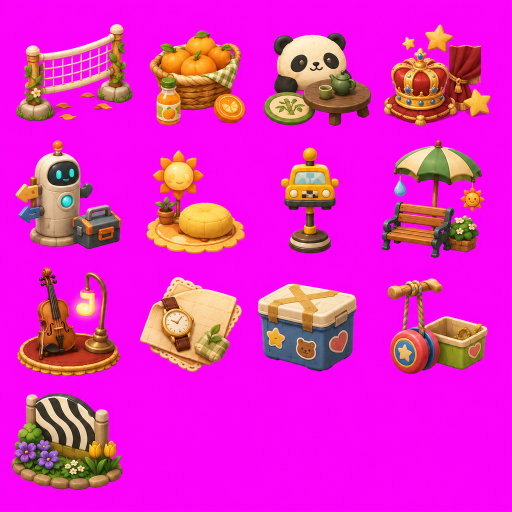
#> input picture docs/collaboration/round172_visual_rebuild_asset_generation/anchor_props_n_z/round172_anchor_props_n_z_raw_chroma_ff00ff_4x4_v001.png, 1024 x 1024 px (shown at 1/2 size)
$ python normalize_round172_anchor_props_n_z.py
#> lines starting #> are read from the running program, lines starting #| are printed output that depends on the picture
#> in main, raw is the input picture: PIL image 1024x1024 RGB; mean R, G, B 227.3, 39.7, 198.6
from __future__ import annotations

import json
import warnings
from collections import deque
from pathlib import Path
from typing import Dict, List, Tuple

from PIL import Image, ImageDraw


ROOT = Path(__file__).resolve().parents[4]
DOC_DIR = ROOT / "docs/collaboration/round172_visual_rebuild_asset_generation/anchor_props_n_z"
ASSET_DIR = ROOT / "assets/art/visual_rebuild/round172/anchor_props_n_z"
NORMALIZED_DIR = ASSET_DIR / "normalized_128x128"
RAW_PATH = DOC_DIR / "round172_anchor_props_n_z_raw_chroma_ff00ff_4x4_v001.png"
ATLAS_PATH = ASSET_DIR / "round172_anchor_props_n_z_128x128_atlas_v001.png"
PROOF_PATH = ASSET_DIR / "round172_anchor_props_n_z_128x128_proof_v001.png"
MANIFEST_PATH = ASSET_DIR / "round172_anchor_props_n_z_manifest_v001.json"

CELL = 128
SOURCE_CELL = 256
GRID = 4
MAX_SUBJECT = 112
KEY = (255, 0, 255)

warnings.filterwarnings("ignore", category=DeprecationWarning)


ITEMS: List[Dict[str, str]] = [
    {
        "letter": "N",
        "anchor_id": "anchor_n_net",
        "core_word": "Net",
        "visual_hook": "soft sports net with leaves and low rounded supports",
        "az_world_place_id": "place_sports_corner",
        "runtime_place_id": "place_school_yard",
    },
    {
        "letter": "O",
        "anchor_id": "anchor_o_orange",
        "core_word": "Orange",
        "visual_hook": "orange basket with juice bottle and round orange shop token",
        "az_world_place_id": "place_supermarket",
        "runtime_place_id": "place_supermarket",
    },
    {
        "letter": "P",
        "anchor_id": "anchor_p_panda",
        "core_word": "Panda",
        "visual_hook": "panda cushion with bamboo leaf coaster and tiny tea table",
        "az_world_place_id": "place_bookshop",
        "runtime_place_id": "place_animal_park",
    },
    {
        "letter": "Q",
        "anchor_id": "anchor_q_queen",
        "core_word": "Queen",
        "visual_hook": "crown-shaped theatre prop with star stickers and folded curtain swatch",
        "az_world_place_id": "place_theatre",
        "runtime_place_id": "place_town_start",
    },
    {
        "letter": "R",
        "anchor_id": "anchor_r_robot",
        "core_word": "Robot",
        "visual_hook": "friendly rounded robot direction prop with small chest light and toolbox",
        "az_world_place_id": "place_school_yard",
        "runtime_place_id": "place_school_yard",
    },
    {
        "letter": "S",
        "anchor_id": "anchor_s_sun",
        "core_word": "Sun",
        "visual_hook": "warm sun patch ornament with soft ground cushion and tiny sun decor",
        "az_world_place_id": "place_park",
        "runtime_place_id": "place_sun_scene",
    },
    {
        "letter": "T",
        "anchor_id": "anchor_t_taxi",
        "core_word": "Taxi",
        "visual_hook": "toy-like yellow taxi waiting marker with bus-stop pole shape",
        "az_world_place_id": "place_bus_stop",
        "runtime_place_id": "place_home",
    },
    {
        "letter": "U",
        "anchor_id": "anchor_u_umbrella",
        "core_word": "Umbrella",
        "visual_hook": "park umbrella with bench and small rain and sun charms",
        "az_world_place_id": "place_park",
        "runtime_place_id": "place_coast_edge",
    },
    {
        "letter": "V",
        "anchor_id": "anchor_v_violin",
        "core_word": "Violin",
        "visual_hook": "violin leaning on tiny stage rug with note-shaped lamp",
        "az_world_place_id": "place_music_corner",
        "runtime_place_id": "place_town_start",
    },
    {
        "letter": "W",
        "anchor_id": "anchor_w_watch",
        "core_word": "Watch",
        "visual_hook": "small watch on cozy home note paper without readable text",
        "az_world_place_id": "place_home_watch_table",
        "runtime_place_id": "place_home",
    },
    {
        "letter": "X",
        "anchor_id": "anchor_x_x_mark_box",
        "core_word": "X-mark Box",
        "visual_hook": "rounded lost-and-found box with crossed tape shape and stickers",
        "az_world_place_id": "place_airport_cargo",
        "runtime_place_id": "place_coast_edge",
    },
    {
        "letter": "Y",
        "anchor_id": "anchor_y_yo_yo",
        "core_word": "Yo-yo",
        "visual_hook": "hanging yo-yo with colorful string and storage box",
        "az_world_place_id": "place_school_yard",
        "runtime_place_id": "place_school_yard",
    },
    {
        "letter": "Z",
        "anchor_id": "anchor_z_zebra",
        "core_word": "Zebra",
        "visual_hook": "zebra-pattern garden prop with curved stripe marker and flower bed",
        "az_world_place_id": "place_zoo_edge",
        "runtime_place_id": "place_animal_park",
    },
]


def rel(path: Path) -> str:
    return str(path.relative_to(ROOT))


def key_to_alpha(img: Image.Image) -> Image.Image:
    rgba = img.convert("RGBA")
    px = rgba.load()
    for y in range(rgba.height):
        for x in range(rgba.width):
            r, g, b, a = px[x, y]
            if r >= 225 and b >= 225 and g <= 95:
                px[x, y] = (0, 0, 0, 0)
            elif r >= 205 and b >= 205 and g <= 130:
                px[x, y] = (min(r, 190), g, min(b, 190), max(0, int(a * 0.25)))
    return rgba


def alpha_bbox(img: Image.Image) -> Tuple[int, int, int, int] | None:
    return img.getchannel("A").getbbox()


def count_opaque(img: Image.Image) -> int:
    return sum(1 for alpha in img.getchannel("A").getdata() if alpha > 0)


def remove_exact_visible_key(img: Image.Image) -> None:
    px = img.load()
    for y in range(img.height):
        for x in range(img.width):
            r, g, b, a = px[x, y]
            if a > 0 and (r, g, b) == KEY:
                px[x, y] = (0, 0, 0, 0)


def count_visible_key(img: Image.Image) -> int:
    data = img.convert("RGBA").getdata()
    return sum(1 for r, g, b, a in data if a > 0 and (r, g, b) == KEY)


def normalize_cutout(cutout: Image.Image) -> Tuple[Image.Image, Dict[str, object]]:
    bbox = alpha_bbox(cutout)
    out = Image.new("RGBA", (CELL, CELL), (0, 0, 0, 0))
    if bbox is None:
        return out, {"bbox": None, "opaque_pixels": 0, "visible_key_pixels": 0}

    subject = cutout.crop(bbox)
    scale = min(MAX_SUBJECT / subject.width, MAX_SUBJECT / subject.height, 1.0)
    new_size = (max(1, int(subject.width * scale)), max(1, int(subject.height * scale)))
    subject = subject.resize(new_size, Image.Resampling.LANCZOS)
    x = (CELL - new_size[0]) // 2
    y = CELL - new_size[1] - 8
    out.alpha_composite(subject, (x, y))
    remove_exact_visible_key(out)
    final_bbox = alpha_bbox(out)
    return out, {
        "bbox": list(final_bbox) if final_bbox else None,
        "opaque_pixels": count_opaque(out),
        "visible_key_pixels": count_visible_key(out),
    }


def extract_assigned_cutouts(raw: Image.Image) -> List[Image.Image]:
    alpha_full = key_to_alpha(raw)
    alpha = alpha_full.getchannel("A")
    width, height = alpha_full.size
#> width = 1024; height = 1024
    alpha_data = alpha.load()
    visited = bytearray(width * height)
    masks = [Image.new("L", (width, height), 0) for _ in ITEMS]
    centers = [
        ((idx % GRID) * SOURCE_CELL + SOURCE_CELL / 2.0, (idx // GRID) * SOURCE_CELL + SOURCE_CELL / 2.0)
        for idx in range(len(ITEMS))
    ]

    def nearest_item(cx: float, cy: float) -> int:
        best_idx = 0
        best_dist = 10**12
        for i, (ix, iy) in enumerate(centers):
            dist = (cx - ix) ** 2 + (cy - iy) ** 2
            if dist < best_dist:
                best_dist = dist
                best_idx = i
        return best_idx

    for start_y in range(height):
        for start_x in range(width):
            pos = start_y * width + start_x
            if visited[pos] or alpha_data[start_x, start_y] == 0:
                continue
            visited[pos] = 1
            queue = deque([(start_x, start_y)])
            pixels: List[Tuple[int, int]] = []
            sum_x = 0
            sum_y = 0
            while queue:
                x, y = queue.popleft()
                pixels.append((x, y))
                sum_x += x
                sum_y += y
                for nx, ny in ((x + 1, y), (x - 1, y), (x, y + 1), (x, y - 1)):
                    if nx < 0 or ny < 0 or nx >= width or ny >= height:
                        continue
                    npos = ny * width + nx
                    if visited[npos] or alpha_data[nx, ny] == 0:
                        continue
                    visited[npos] = 1
                    queue.append((nx, ny))
            if len(pixels) < 12:
                continue
            target = nearest_item(sum_x / len(pixels), sum_y / len(pixels))
            mask_px = masks[target].load()
            for x, y in pixels:
                mask_px[x, y] = 255

    cutouts: List[Image.Image] = []
#> cutouts = []
    for mask in masks:
        cutout = Image.new("RGBA", alpha_full.size, (0, 0, 0, 0))
        cutout.paste(alpha_full, (0, 0), mask)
        cutouts.append(cutout)
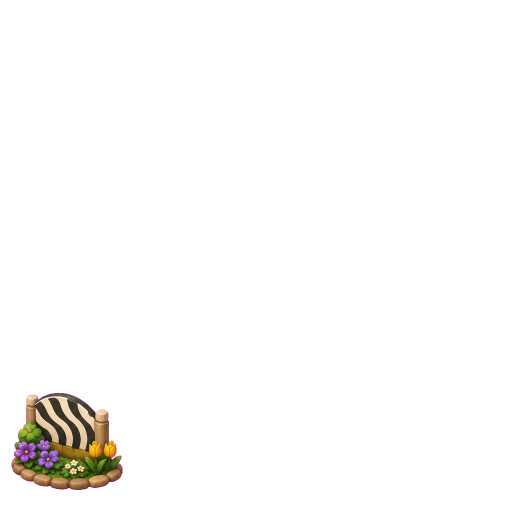
#> cutout: PIL image 1024x1024 RGBA (shown at 1/2 size); mean R, G, B, A 4.3, 3.6, 2.5, 8; transparent parts drawn white
#> after the loop, cutouts = 13 items
    return cutouts


def checkerboard(size: Tuple[int, int], tile: int = 16) -> Image.Image:
    img = Image.new("RGBA", size, (244, 240, 228, 255))
    draw = ImageDraw.Draw(img)
    for y in range(0, size[1], tile):
        for x in range(0, size[0], tile):
            if ((x // tile) + (y // tile)) % 2:
                draw.rectangle([x, y, x + tile - 1, y + tile - 1], fill=(214, 221, 210, 255))
    return img


def slug(core_word: str) -> str:
    return core_word.lower().replace("-", "_").replace(" ", "_")


def main() -> None:
    NORMALIZED_DIR.mkdir(parents=True, exist_ok=True)
    raw = Image.open(RAW_PATH).convert("RGB")
    cutouts = extract_assigned_cutouts(raw)
#> cutouts = 13 items

    atlas = Image.new("RGBA", (CELL * GRID, CELL * GRID), (0, 0, 0, 0))
#> atlas: PIL image 512x512 RGBA; every value is 0
    proof = checkerboard((CELL * GRID, CELL * GRID))
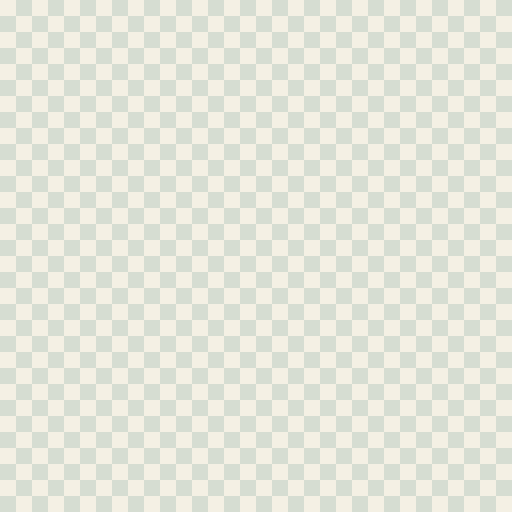
#> proof: PIL image 512x512 RGBA; mean R, G, B, A 229, 230.5, 219, 255
    manifest_items: List[Dict[str, object]] = []

    for idx, item in enumerate(ITEMS):
        normalized, metrics = normalize_cutout(cutouts[idx])
        filename = f"anchor_prop_{item['letter'].lower()}_{slug(item['core_word'])}_128x128.png"
        out_path = NORMALIZED_DIR / filename
        normalized.save(out_path)
        dx = (idx % GRID) * CELL
        dy = (idx // GRID) * CELL
        atlas.alpha_composite(normalized, (dx, dy))
        proof.alpha_composite(normalized, (dx, dy))

        place_mismatch = item["az_world_place_id"] != item["runtime_place_id"]
        manifest_items.append(
            {
                **item,
                "status": "normalized_candidate",
                "normalized_png": rel(out_path),
                "atlas_cell": {"x": idx % GRID, "y": idx // GRID, "w": CELL, "h": CELL},
                "source_cell": {"x": idx % GRID, "y": idx // GRID, "w": SOURCE_CELL, "h": SOURCE_CELL},
                "metrics": metrics,
                "anchor_place_mismatch_risk": place_mismatch,
            }
        )
#> this loop made 13 passes
#> (bbox in normalize_cutout, final_bbox in normalize_cutout) on passes 1 to 12: ((32, 48, 266, 243), (8, 27, 120, 120)), ((299, 61, 491, 251), (8, 10, 120, 120)), ((527, 65, 743, 252), (8, 24, 120, 120)), ((768, 48, 982, 253), (8, 13, 119, 120)), ((30, 280, 243, 499), (10, 8, 118, 120)), ((293, 300, 490, 508), (11, 8, 117, 120)), ((562, 295, 678, 507), (33, 8, 94, 120)), ((763, 280, 970, 516), (15, 8, 113, 120)), ((34, 535, 241, 753), (11, 8, 117, 120)), ((280, 554, 484, 744), (8, 16, 120, 120)), ((516, 567, 714, 743), (8, 21, 120, 120)), ((775, 556, 975, 748), (8, 13, 120, 120))
#> pass 1, in normalize_cutout, `subject = subject.resize(new_size, Image.Resampling.LANCZOS)`:
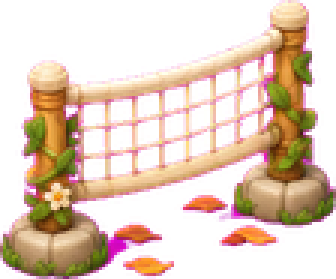
#> subject: PIL image 112x93 RGBA (shown 3 times larger); mean R, G, B, A 113.9, 75.4, 69.1, 107.8; transparent parts drawn white
#> after the loop:
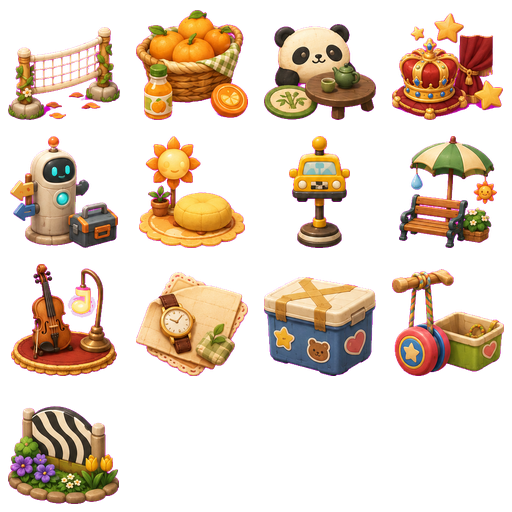
#> atlas: PIL image 512x512 RGBA; mean R, G, B, A 64.2, 44.6, 31.4, 84.4; transparent parts drawn white
#> after the loop:
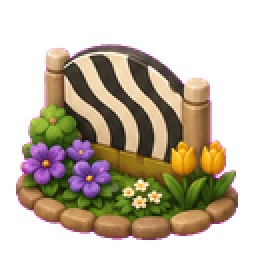
#> normalized: PIL image 128x128 RGBA (shown 2 times larger); mean R, G, B, A 72.7, 59.1, 42.9, 128.1; transparent parts drawn white
#> after the loop:
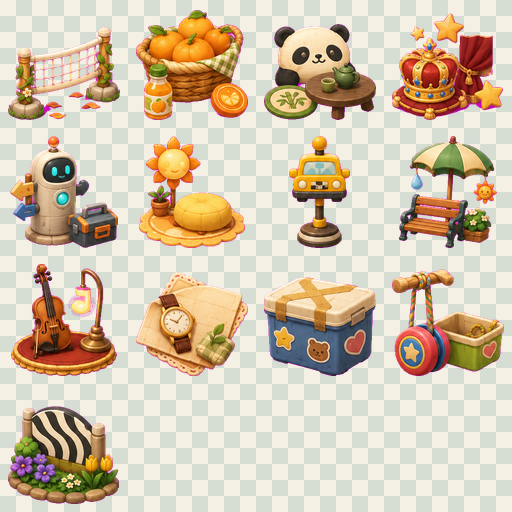
#> proof: PIL image 512x512 RGBA; mean R, G, B, A 210.9, 196, 173, 255
#> after the loop, manifest_items = 13 items

    atlas.save(ATLAS_PATH)
    proof_draw = ImageDraw.Draw(proof)
    for i in range(GRID + 1):
        p = i * CELL
        proof_draw.line([(p, 0), (p, CELL * GRID)], fill=(92, 87, 76, 180), width=1)
        proof_draw.line([(0, p), (CELL * GRID, p)], fill=(92, 87, 76, 180), width=1)
    proof.save(PROOF_PATH)

    atlas_alpha = atlas.getchannel("A")
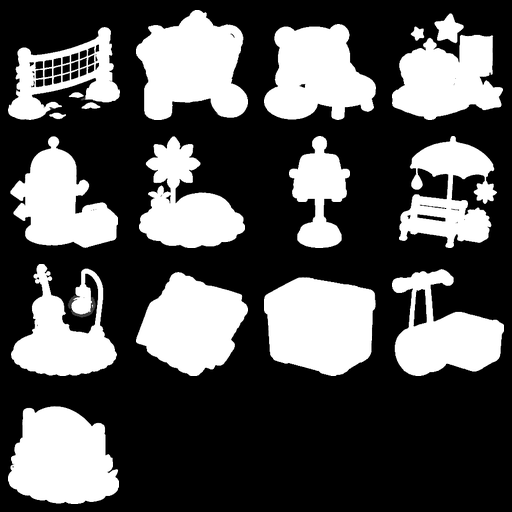
#> atlas_alpha: PIL image 512x512 L; min 0, max 255, mean 84.4
    fixed_cell = atlas.size == (CELL * GRID, CELL * GRID)
#> fixed_cell = True
    alpha = atlas.mode == "RGBA" and atlas_alpha.getextrema()[0] == 0 and atlas_alpha.getextrema()[1] > 0
#> alpha = True
    all_bbox = all(item["metrics"]["bbox"] is not None for item in manifest_items)
#> all_bbox = True
    visible_key_pixels = count_visible_key(atlas)
#> visible_key_pixels = 0
    overall_gate = fixed_cell and alpha and all_bbox and visible_key_pixels == 0
#> overall_gate = True

    manifest = {
        "round": "Round172",
        "pack_id": "round172_anchor_props_n_z",
        "status": "candidate_only",
        "runtime_boundary": "candidate_only_no_asset_resolver_or_themeprofile_mapping",
        "source_data": [
            "data/maps/az_world_plan.json",
            "data/maps/world_map.json",
        ],
        "source_raw": rel(RAW_PATH),
        "atlas": rel(ATLAS_PATH),
        "proof": rel(PROOF_PATH),
        "cell_size": {"w": CELL, "h": CELL},
        "atlas_grid": {"columns": GRID, "rows": GRID, "used_cells": len(ITEMS), "empty_cells": 3},
        "normalization": {
            "method": "4x4 generated source sheet, chroma-key alpha removal, connected-component assignment, bbox fit, bottom-centered 128x128 fixed cell",
            "key_color": "#ff00ff",
            "max_subject_px": MAX_SUBJECT,
        },
        "gate_checks": {
            "fixed_cell": fixed_cell,
            "alpha": alpha,
            "all_items_have_bbox": all_bbox,
            "visible_key_pixels": visible_key_pixels,
        },
        "overall_gate": "pass" if overall_gate else "fail",
        "items": manifest_items,
        "anchor_mismatch_risk": "present_for_place_granularity_only" if any(i["anchor_place_mismatch_risk"] for i in manifest_items) else "none",
        "notes": [
            "Proof-only N-Z candidate pack; no runtime, ThemeProfile, AssetResolver, data, or test mapping.",
            "No bare letter plaques or intentional in-image text; props are visual hooks for stable memory-palace anchors.",
            "Stable anchor_id, letter, core_word, and route identity were read from public project map data.",
        ],
    }
    MANIFEST_PATH.write_text(json.dumps(manifest, indent=2, ensure_ascii=False) + "\n", encoding="utf-8")
    print(json.dumps(manifest["gate_checks"], indent=2))
#| {
#|   "fixed_cell": true,
#|   "alpha": true,
#|   "all_items_have_bbox": true,
#|   "visible_key_pixels": 0
#| }
    print(f"overall_gate={manifest['overall_gate']}")
#| overall_gate=pass
    print(f"manifest={rel(MANIFEST_PATH)}")


if __name__ == "__main__":
    main()
